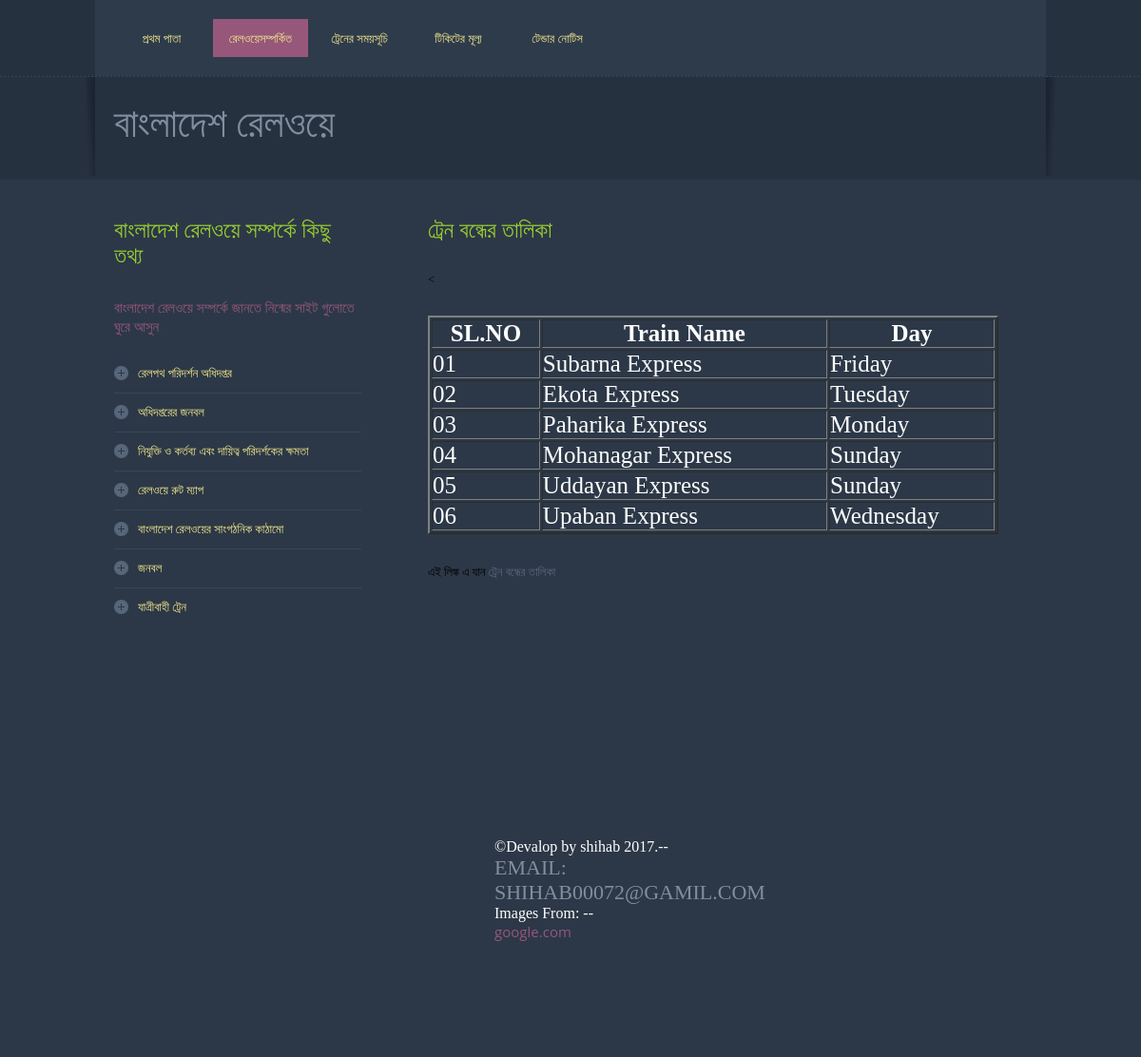
The page /off_day.php on the database its author committed.
### tables this page shows
CREATE TABLE `off_day` (
  `id` varchar(35) DEFAULT NULL,
  `name` varchar(35) DEFAULT NULL,
  `day` varchar(35) NOT NULL
);

### off_day.php (the view, shortened to what this page needs)
<!DOCTYPE html >
<html xmlns="http://www.w3.org/1999/xhtml">
<head>
<link href="css/styles.css" rel="stylesheet" type="text/css" />
</head>
<body>
<div class="menu-wrapper">
  <div class="menu">
    <ul>
      <li><a href="index.php" id="ticket_link">প্রথম পাতা</a></li>
      <li><a href="about.php" class="active"id="ticket_link" >রেলওয়েসম্পর্কিত </a></li>
      <li><a href="services.php"id="ticket_link">ট্রেনের সময়সূচি</a></li>
      <li><a href="works.php"id="ticket_link">টিকিটের মূল্য</a></li>
      <li><a href="contact.php"id="ticket_link">টেন্ডার নোটিস</a></li>
    </ul>
  </div>
</div>
<div class="border-bottom"></div>
<div class="logo-wrapper">
  <div class="leftshadow"><img src="images/logo-wrap-left.jpg" /></div>
  <div class="logo">
    <h1>বাংলাদেশ রেলওয়ে </h1>
  </div>
  <div class="rightshadow"><img src="images/logo-wrap-right.jpg" /></div>
</div>
<div class="container">
  <div class="panel-wrapper">
    <div class="left-colum">
      <div class="panel">
        <div class="title">
          <h1 id="divission">বাংলাদেশ রেলওয়ে  সম্পর্কে কিছু তথ্য </h1>
          <h2>বাংলাদেশ রেলওয়ে সম্পর্কে জানতে নিন্মের সাইট গুলোতে ঘুরে আসুন </h2>
        </div>
        <div class="content">
          <div class="right-panel">
            <ul>
              <li><a href="visit.php"id="ticket_link"> রেলপথ পরিদর্শন অধিদপ্তর</a></li>
              <li><a href="office_public.php"id="ticket_link">অধিদপ্তরের জনবল </a></li>
              <li><a href="man_kork_h.php"id="ticket_link">নিযুক্তি ও কর্তব্য এবং দায়িত্ব পরিদর্শকের ক্ষমতা</a></li>
              <li><a href="map.php"id="ticket_link"> রেলওয়ে রুট ম্যাপ</a></li>
              <li><a href="son_ghoton.php"id="ticket_link">বাংলাদেশ রেলওয়ের সাংগঠনিক কাঠামো</a></li>
              <li><a href="public_all.php"id="ticket_link">জনবল</a></li>
              <li class="borderNone"><a href="train_all.php"id="ticket_link">যাত্রীবাহী ট্রেন</a></li>
            </ul>
          </div>
        </div>
      </div>
    </div>
    <div class="right-colum">
      <div class="title">
        <h1 id="divission">ট্রেন বন্ধের তালিকা </h1>
      </div>
      <div class="content">
        <<p>
          <table border="2" width="600" style="color:white;font-size:25px">
<tr>
<th>SL.NO</th>
<th>Train Name</th>
 <th>Day</th>
</tr>
<?php
      $run=mysql_query("select * from off_day");
      while($row=mysql_fetch_array($run))
      {
        $sid=$row[0];
        $sname=$row[1];
        $semail=$row[2];
        echo"<tr >
        <td>$sid</td>
        <td>$sname</td>
        <td>$semail</td>
        </tr>";
      }
?>
</table><br/><br/>
        এই লিঙ্ক এ যান  <a href="http://www.railway.gov.bd/">ট্রেন বন্ধের তালিকা</a>
          </p>
      </div>
    </div>
  </div>
</div>
<div class="footer-wrapper">
  <div class="footer">
   <p> <div id="foot">
       ©Devalop by shihab 2017.--<a href="https://mail.google.com/mail/u/0/#inbox"><h1> Email: shihab00072@gamil.com</h1></a> Images From: --<a href="http//google.com"><h2>google.com</h2></a> </p>
      </div>
</div>
</body>
</html>

### css/styles.css (style rules this page uses)
* { margin:0; padding:0; font-family:"Trebuchet MS"; }
body { background:#26313f; }
p { font-family:"Trebuchet MS"; color:#576679; font-size:13px; line-height:20px; }
a { text-decoration:none; color:#576679; }
ul li { list-style:none; outline:none; }
img { border:none; }
h1 { font-family:"Trebuchet MS"; color:#838d9d; font-size:22px; font-weight:normal; text-transform:uppercase; }
h2 { font-family: 'Open Sans', sans-serif; font-size:15px; color:#96577a; font-weight:normal; }
.menu-wrapper { width:1000px; margin:0 auto; margin-top:px; background:#2e3b4b; overflow:hidden; }
.menu { width:534px; float:left; margin-top:20px; margin-left:20px; margin-bottom:20px }
.menu ul li { float:left; width:100px; margin-right:4px; }
.menu ul li a { width:100px; height:40px; line-height:40px; display:block; font-family: 'Open Sans', sans-serif; font-size:14px; color:#96577a; text-align:center; text-transform:uppercase; }
.menu ul li a.active { background:#96577a; color:#ffffff; width:100px; height:40px; }
.border-bottom { width:100%; background:url(../images/dotted-line.jpg) repeat-x; height:1px; }
.logo-wrapper { width:1020px; margin:0 auto; overflow:hidden; }
.leftshadow { width:10px; float:left; }
.rightshadow { width:10px; float:right; }
.logo { width:1000px; float:left; }
.logo h1 { font-family:"Trebuchet MS"; font-size:42px; color:#838d9d; text-transform:uppercase; padding-left:20px; padding-top:25px; }
.panel { overflow:hidden; }
.content { overflow:hidden; font-size:13px; }
.container { width:100%; overflow:hidden; background:#2c3847; padding-bottom:40px; }
.panel-wrapper { width:960px; margin:0 auto; overflow:hidden; margin-top:40px; margin-bottom:40px; }
.panel-wrapper .panel { float:left; width:300px; }
.panel-wrapper .title h1 { padding-bottom:30px; }
.panel-wrapper .title h2 { font-size:15px; padding-bottom:20px; font-weight:normal; }
.panel-wrapper .content p { padding-bottom:30px; line-height:20px; }
.right-panel { width:100%; overflow:hidden; padding-bottom:43px; }
.right-panel ul li { display:block; border-bottom:1px solid #364658; height:40px; line-height:40px; }
.right-panel ul li a { ont-family:"Trebuchet MS"; color:#576679; font-size:13px; text-decoration:none; background:url(../images/icon-circle.png) no-repeat; padding-left:25px; }
.right-panel ul li.borderNone { border-bottom:none; }
.left-colum { width:260px; margin-right:30px; float:left; }
.left-colum .panel { width:260px; overflow:hidden; }
.right-colum { width:600px; margin-right:30px; float:right; }
.footer-wrapper { width:100%; background:#2c3847; overflow:hidden; }
.footer { width:960px; margin:0 auto; margin-top:50px; }
.footer p { text-align:center; padding-bottom:50px; }

### off_day.php (style rules this page uses)
#foot { color: white; padding-bottom:30px; width: 200px; height: 200px; position: relative; left: 400px; }
#ticket_link { color:khaki; font-size: 13px; }
#divission { color:yellowgreen; font-size: 24px; }

### rows shown on the page
off_day: id "01", name "Subarna Express", day "Friday"
off_day: id "02", name "Ekota Express", day "Tuesday"
off_day: id "03", name "Paharika Express", day "Monday"
off_day: id "04", name "Mohanagar Express", day "Sunday"
off_day: id "05", name "Uddayan Express", day "Sunday"
off_day: id "06", name "Upaban Express", day "Wednesday"
